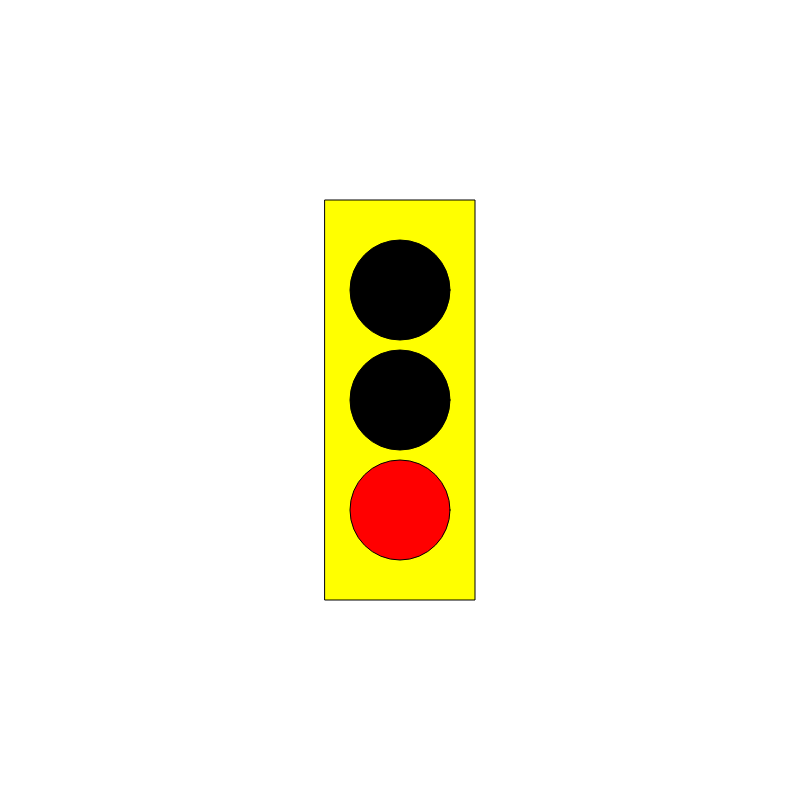
Frame 1 (no input)
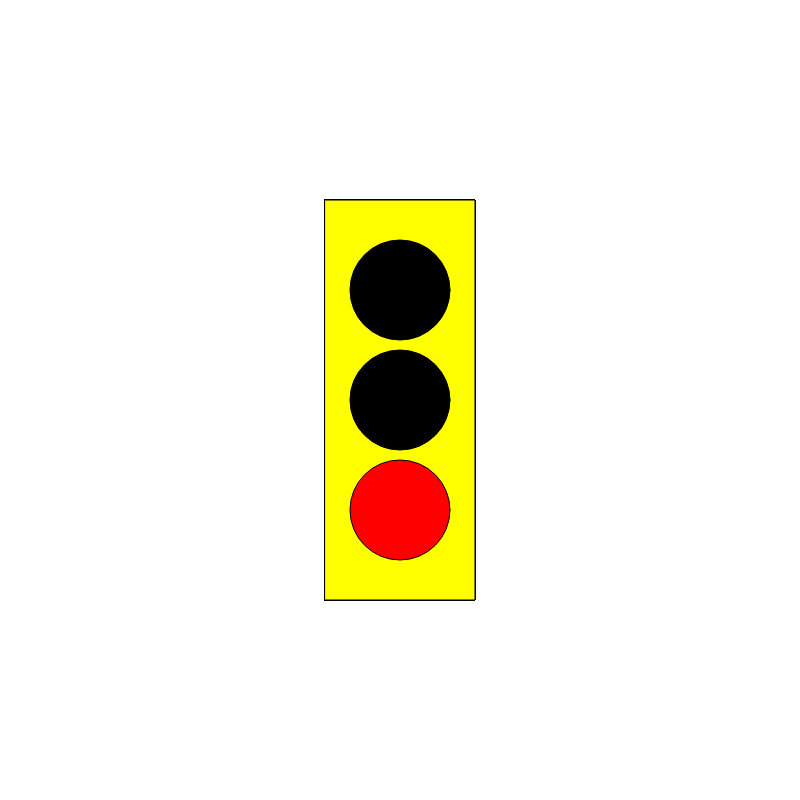
Frame 60 (no input)
Frame 120 (the mouse pressed at the canvas centre since frame 60): identical to frame 60, image omitted

The p5.js sketch that drew these frames (run headless with seeded random() and noise() and a simulated clock; from frame 60 on, the mouse is pressed at the canvas centre):

// p5.js sketch
// ── sketch.js
var timer = 0;
var myState = 0;


function setup() {
  // put setup code here
  createCanvas(800, 800);
  rectMode(CENTER);
  ellipseMode(CENTER);
}

function draw() {
  fill('yellow');
  rect(width / 2, height / 2, 150, 400);

  switch (myState) {
    case 0: //red light
      fill('black');
      ellipse(width/2, height/2, 100, 100);
      fill('black');
      ellipse(width/2, height/2-110, 100);
      fill('red');
      ellipse(width/2, height/2+110, 100);
      timer++ ;
      if(timer > 200) {
        timer = 0 ;
        myState = 1;
      }
      break;
    case 1: //green light
    fill('green');
    ellipse(width/2, height/2, 100, 100);
    fill('black');
    ellipse(width/2, height/2-110, 100);
    fill('black');
    ellipse(width/2, height/2+110, 100);


    timer++ ;
    if(timer > 200) {
      timer = 0 ;
      myState = 2;
    }
    break;

    case 2: //yellow light
    fill('black');
    ellipse(width/2, height/2, 100, 100);
    fill('yellow');
    ellipse(width/2, height/2-110, 100);
    fill('black');
    ellipse(width/2, height/2+110, 100);


    timer++ ;
    if(timer > 200) {
      timer = 0 ;
      myState = 0;
    }


  }
}
